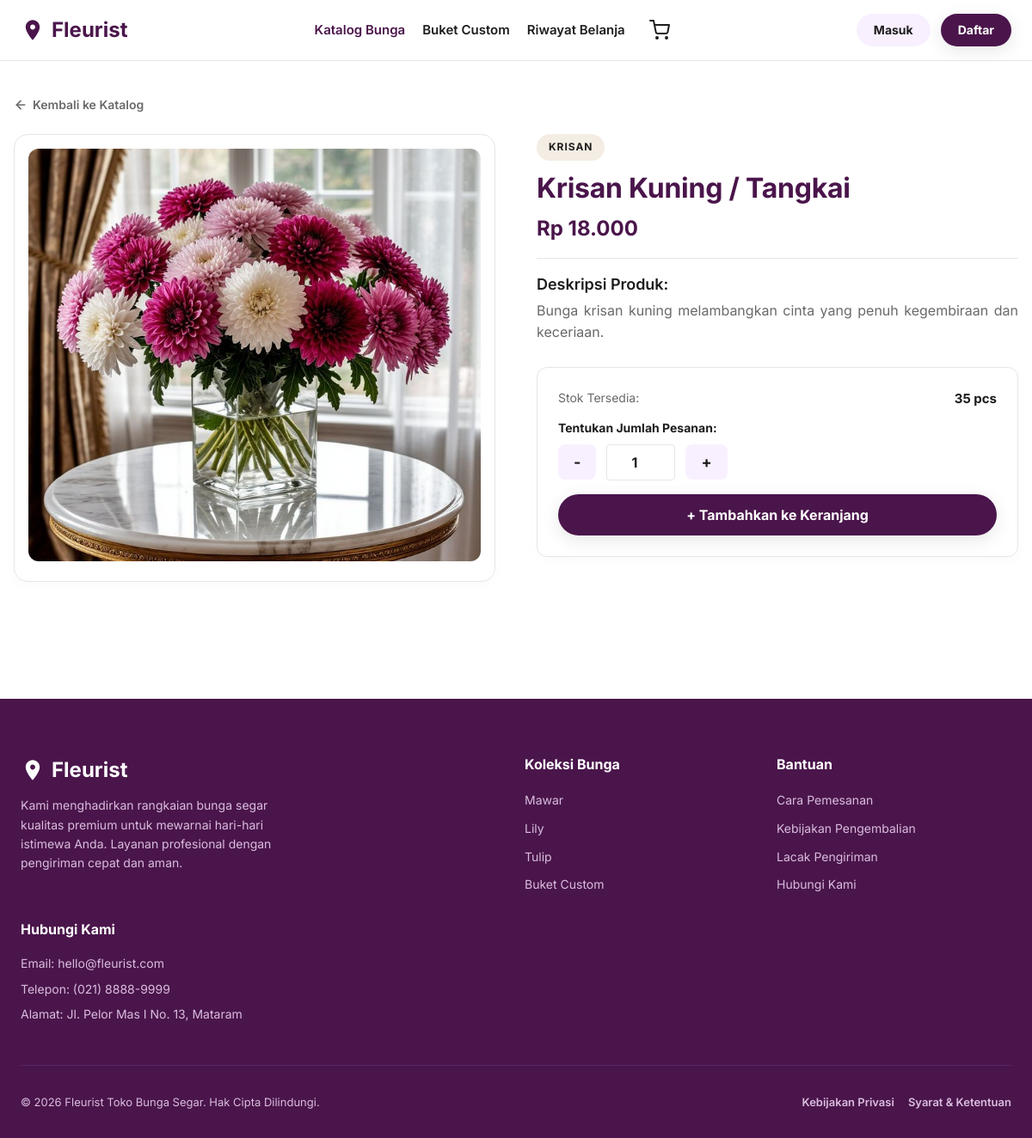
The app's page /detail.php?id=29 with its own data.
### tables this page shows
CREATE TABLE produk (
    id_produk INT AUTO_INCREMENT PRIMARY KEY,
    nama_produk VARCHAR(150) NOT NULL,
    kategori VARCHAR(100) NOT NULL,
    harga INT NOT NULL,
    stok INT NOT NULL DEFAULT 0,
    deskripsi TEXT,
    gambar VARCHAR(255)
);

### detail.php (the view, shortened to what this page needs)
<?php
require_once 'koneksi.php';
$id_produk = $_GET['id'] ?? null;
$product = null;
try {
    $stmt = $db->prepare("SELECT * FROM produk WHERE id_produk = ?");
    $stmt->execute([$id_produk]);
    $product = $stmt->fetch();
} catch (PDOException $e) {
    $error_msg = "Gagal memuat detail produk: " . $e->getMessage();
}
?>
<!DOCTYPE html>
<html lang="id">
<head>
    <link rel="stylesheet" href="style.css">
</head>
<body style="background-color: var(--canvas);">
    <?php include 'header.php'; ?>
    <main class="admin-container" style="padding-top: 40px; min-height: 80vh;">
        <div style="margin-bottom: var(--spacing-xl);">
            <a href="index.php" style="font-size: 14px; display: inline-flex; align-items: center; gap: 6px; text-decoration: none; color: var(--ink-mute);">
                <svg width="16" height="16" viewBox="0 0 24 24" fill="none" stroke="currentColor" stroke-width="2.5" stroke-linecap="round" stroke-linejoin="round"><line x1="19" y1="12" x2="5" y2="12"></line><polyline points="12 19 5 12 12 5"></polyline></svg>
                Kembali ke Katalog
            </a>
        </div>
        <div style="display: grid; grid-template-columns: repeat(auto-fit, minmax(320px, 1fr)); gap: 48px; align-items: start;">
            <div class="admin-card" style="padding: 16px; border-radius: var(--rounded-xl);">
                <?php if ($product['gambar'] && file_exists('uploads/' . $product['gambar'])): ?>
                    <img src="uploads/<?= htmlspecialchars($product['gambar']) ?>" alt="<?= htmlspecialchars($product['nama_produk']) ?>" style="width: 100%; height: auto; max-height: 480px; object-fit: cover; border-radius: var(--rounded-lg);">
                <?php else: ?>
                    <div style="width: 100%; height: 350px; background-color: var(--canvas-cream); display: flex; align-items: center; justify-content: center; color: var(--ink-mute); border-radius: var(--rounded-lg);">Gambar Produk Bunga</div>
                <?php endif; ?>
            </div>
            <div>
                <span class="card-product-kategori" style="font-size: 12px; padding: 6px 14px; margin-bottom: var(--spacing-md);"><?= htmlspecialchars($product['kategori']) ?></span>
                <h1 class="display-md" style="color: var(--primary); margin-bottom: var(--spacing-sm);"><?= htmlspecialchars($product['nama_produk']) ?></h1>
                <p style="font-size: 24px; font-weight: 700; color: var(--primary); margin-bottom: var(--spacing-lg);">
                    Rp <?= number_format($product['harga'], 0, ',', '.') ?>
                </p>
                <hr style="border: 0; border-top: 1px solid var(--hairline); margin-bottom: var(--spacing-lg);">
                <div style="margin-bottom: var(--spacing-huge);">
                    <h3 class="heading-sm" style="margin-bottom: var(--spacing-xs); color: var(--ink);">Deskripsi Produk:</h3>
                    <p class="body-md" style="color: var(--ink-mute); text-align: justify; white-space: pre-wrap;"><?= htmlspecialchars($product['deskripsi'] ?: 'Tidak ada deskripsi untuk bunga ini.') ?></p>
                </div>
                <div class="admin-card" style="padding: 24px;">
                    <form action="" method="POST">
                        <div style="display: flex; justify-content: space-between; align-items: center; margin-bottom: var(--spacing-md);">
                            <span class="caption">Stok Tersedia:</span>
                            <span style="font-weight: 700; font-size: 15px; color: var(--ink);"><?= htmlspecialchars($product['stok']) ?> pcs</span>
                        </div>
                        <?php if ($product['stok'] > 0): ?>
                            <div class="form-group" style="margin-bottom: var(--spacing-lg);">
                                <label for="qty" class="form-label">Tentukan Jumlah Pesanan:</label>
                                <div style="display: flex; align-items: center; gap: 12px;">
                                    <button type="button" onclick="adjustQty(-1)" class="btn btn-secondary-pill" style="padding: 10px 18px; border-radius: var(--rounded-md); font-size: 18px;">-</button>
                                    <input type="number" name="qty" id="qty" class="text-input" value="1" min="1" max="<?= $product['stok'] ?>" style="text-align: center; font-weight: 700; width: 80px;" readonly>
                                    <button type="button" onclick="adjustQty(1)" class="btn btn-secondary-pill" style="padding: 10px 18px; border-radius: var(--rounded-md); font-size: 18px;">+</button>
                                </div>
                            </div>
                            <button type="submit" class="btn btn-primary-pill" style="width: 100%; font-size: 16px; padding: 14px 0;">+ Tambahkan ke Keranjang</button>
                        <?php else: ?>
                            <button type="button" class="btn btn-secondary-pill" style="width: 100%; cursor: not-allowed; color: var(--ink-mute);" disabled>Stok Habis</button>
                        <?php endif; ?>
                    </form>
                </div>
            </div>
        </div>
    </main>
    <?php include 'footer.php'; ?>
</body>
</html>

### style.css (style rules this page uses)
:root { --primary: #4a154b; --primary-deep: #481a54; --primary-press: #611f69; --primary-tint: #592466; --on-primary: #ffffff; --ink: #1d1d1d; --ink-mute: #696969; --link-blue: #1264a3; --link-hover: #3860be; --canvas: #ffffff; --canvas-cream: #f4ede4; --canvas-lavender: #f9f0ff; --surface-elev: #ffffff; --surface-aubergine: #4a154b; --hairline: #e6e6e6; --semantic-error: #cc4117; --semantic-success: #007a5a; --on-aubergine-mute: #d9bdde; --rounded-xs: 2px; --rounded-sm: 4px; --rounded-md: 8px; --rounded-lg: 12px; --rounded-xl: 16px; --rounded-xxl: 48px; --rounded-pill: 90px; --spacing-xs: 4px; --spacing-sm: 8px; --spacing-md: 12px; --spacing-lg: 16px; --spacing-xl: 20px; --spacing-xxl: 24px; --spacing-huge: 28px; }
* { box-sizing: border-box; margin: 0; padding: 0; }
body { font-family: 'Inter', system-ui, -apple-system, BlinkMacSystemFont, sans-serif; color: var(--ink); background-color: var(--canvas-cream); line-height: 1.55; font-size: 16px; -webkit-font-smoothing: antialiased; }
h1, h2, h3, h4, h5, h6 { font-family: 'Inter', system-ui, sans-serif; font-weight: 700; color: var(--ink); }
.display-md { font-size: 32px; line-height: 1.25; letter-spacing: -0.256px; font-weight: 700; }
.heading-sm { font-size: 18px; line-height: 1.56; letter-spacing: -0.0216px; font-weight: 600; }
.body-md { font-size: 16px; line-height: 1.55; }
.caption { font-size: 14px; line-height: 1.43; color: var(--ink-mute); }
a { color: var(--link-blue); text-decoration: none; font-weight: 600; transition: color 0.2s ease; }
.form-group { margin-bottom: var(--spacing-xl); text-align: left; }
.form-label { display: block; margin-bottom: var(--spacing-sm); font-weight: 700; font-size: 14px; }
.text-input { width: 100%; background-color: var(--canvas); color: var(--ink); font-family: inherit; font-size: 16px; padding: 10px 12px; border: 1px solid var(--hairline); border-radius: var(--rounded-sm); outline: none; transition: border-color 0.2s ease, box-shadow 0.2s ease; }
.btn { display: inline-flex; align-items: center; justify-content: center; font-family: inherit; font-size: 16px; font-weight: 700; border: none; cursor: pointer; transition: all 0.2s ease; text-decoration: none; }
.btn-primary-pill { background-color: var(--primary); color: var(--on-primary); padding: 14px 28px; border-radius: var(--rounded-pill); box-shadow: rgba(0, 0, 0, 0.1) 0 5px 20px 0; }
.btn-secondary-pill { background-color: var(--canvas-lavender); color: var(--ink); padding: 10px 30px; border-radius: var(--rounded-pill); }
.admin-container { max-width: 1200px; margin: 0 auto; padding: var(--spacing-huge) var(--spacing-lg); }
.admin-card { background-color: var(--canvas); border: 1px solid var(--hairline); border-radius: var(--rounded-lg); padding: var(--spacing-xl); box-shadow: rgba(0, 0, 0, 0.02) 0 5px 15px 0; margin-bottom: var(--spacing-huge); }
.card-product-kategori { display: inline-block; background-color: var(--canvas-cream); color: var(--ink); font-size: 11px; font-weight: 700; text-transform: uppercase; letter-spacing: 0.96px; padding: 4px 10px; border-radius: var(--rounded-pill); margin-bottom: var(--spacing-sm); width: fit-content; }

### records on screen
produk: gambar (picture), kategori "KRISAN", nama_produk "Krisan Kuning / Tangkai", harga "18.000", deskripsi "Bunga krisan kuning melambangkan cinta yang penuh kegembiraan dan keceriaan.", stok "35"
